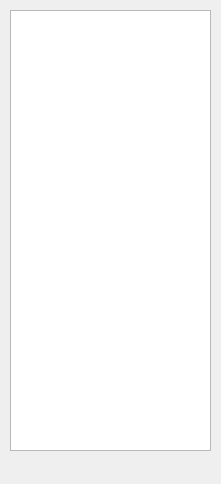
<?xml version="1.0" encoding="UTF-8"?>
<ui version="4.0">
 <class>MeshListWidget</class>
 <widget class="QDockWidget" name="MeshListWidget">
  <property name="windowModality">
   <enum>Qt::NonModal</enum>
  </property>
  <property name="geometry">
   <rect>
    <x>0</x>
    <y>0</y>
    <width>221</width>
    <height>484</height>
   </rect>
  </property>
  <property name="minimumSize">
   <size>
    <width>221</width>
    <height>484</height>
   </size>
  </property>
  <property name="maximumSize">
   <size>
    <width>221</width>
    <height>484</height>
   </size>
  </property>
  <property name="autoFillBackground">
   <bool>true</bool>
  </property>
  <property name="floating">
   <bool>true</bool>
  </property>
  <property name="features">
   <set>QDockWidget::DockWidgetFloatable|QDockWidget::DockWidgetMovable</set>
  </property>
  <property name="allowedAreas">
   <set>Qt::NoDockWidgetArea</set>
  </property>
  <property name="windowTitle">
   <string>Mesh List</string>
  </property>
  <widget class="QWidget" name="dockWidgetContents">
   <widget class="QWidget" name="horizontalLayoutWidget">
    <property name="geometry">
     <rect>
      <x>0</x>
      <y>0</y>
      <width>221</width>
      <height>461</height>
     </rect>
    </property>
    <layout class="QHBoxLayout" name="horizontalLayout">
     <property name="sizeConstraint">
      <enum>QLayout::SetMinimumSize</enum>
     </property>
     <property name="margin">
      <number>10</number>
     </property>
     <item>
      <widget class="QListWidget" name="listWidget"/>
     </item>
    </layout>
   </widget>
  </widget>
 </widget>
 <resources/>
 <connections/>
</ui>
